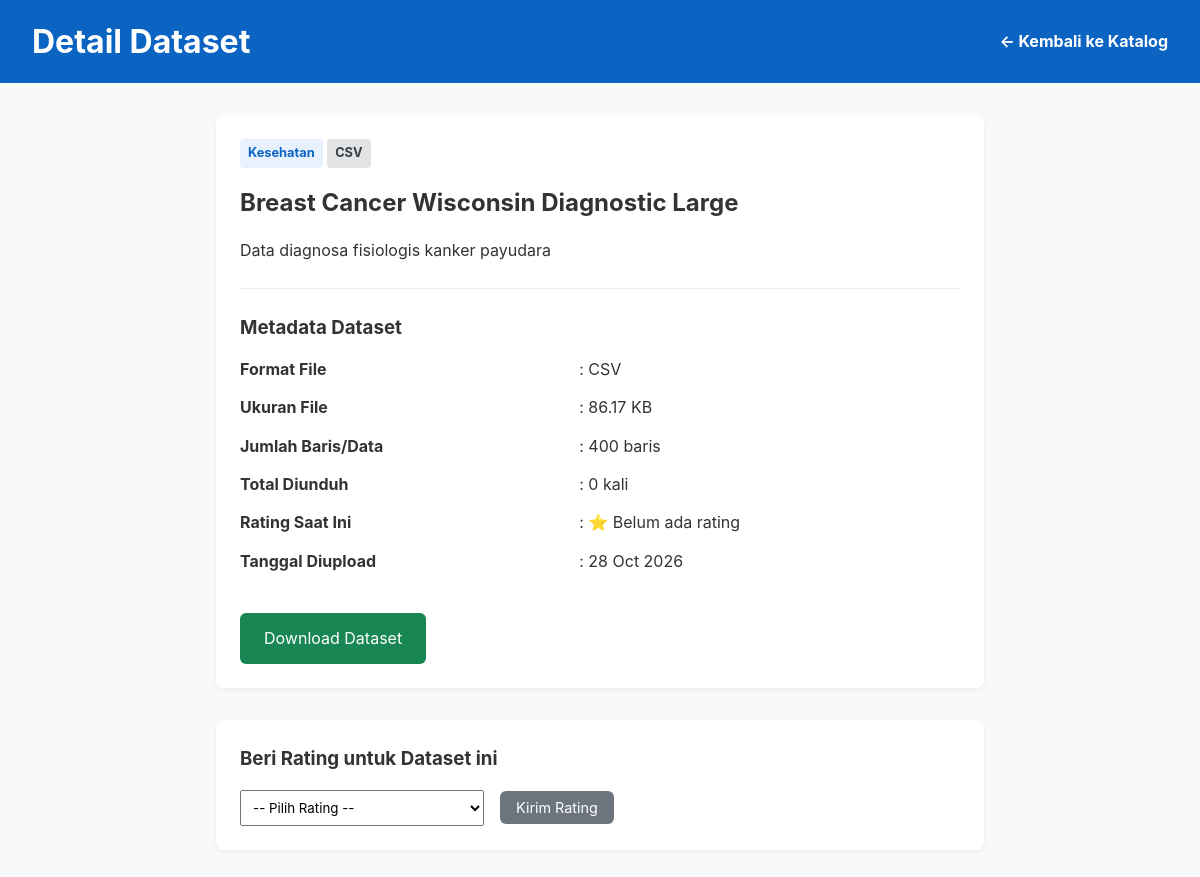
The page /detail.php?id=5 on the database its author committed.
### tables this page shows
CREATE TABLE `datasets` (
  `id` int(11) NOT NULL,
  `title` varchar(255) NOT NULL,
  `description` text NOT NULL,
  `category` varchar(100) NOT NULL,
  `file_format` enum('CSV','SQL','CSV & SQL') NOT NULL,
  `file_path` varchar(255) NOT NULL,
  `file_size` varchar(50) NOT NULL,
  `row_count` int(11) DEFAULT 0,
  `downloads` int(11) DEFAULT 0,
  `rating_sum` int(11) DEFAULT 0,
  `rating_count` int(11) DEFAULT 0,
  `created_at` timestamp NOT NULL DEFAULT current_timestamp()
);

### config.php (called while the page is built, shortened)
<?php
function get_avg_rating($sum, $count) {
    if ($count == 0) return "Belum ada rating";
    return number_format($sum / $count, 1) . " / 5.0 (" . $count . " ulasan)";
}
?>

### detail.php (the view, shortened to what this page needs)
<?php
require_once 'config.php';
$id = isset($_GET['id']) ? intval($_GET['id']) : 0;
$res = $conn->query("SELECT * FROM datasets WHERE id = $id");
$data = $res->fetch_assoc();
?>
<!DOCTYPE html>
<html lang="id">
<head>
    <link rel="stylesheet" href="style.css">
</head>
<body>
<header>
    <h1><a href="index.php">Detail Dataset</a></h1>
    <a href="index.php" style="color:white;">← Kembali ke Katalog</a>
</header>
<div class="container" style="max-width: 800px;">
    <div class="filter-card">
        <span class="badge"><?php echo htmlspecialchars($data['category']); ?></span>
        <span class="badge badge-format"><?php echo htmlspecialchars($data['file_format']); ?></span>
        <h2 style="margin: 0.5rem 0;"><?php echo htmlspecialchars($data['title']); ?></h2>
        <p style="margin-top: 1rem; white-space: pre-line;"><?php echo htmlspecialchars($data['description']); ?></p>
        <hr style="margin: 1.5rem 0; border: 0; border-top: 1px solid #eee;">
        <h3>Metadata Dataset</h3>
        <table style="width: 100%; margin-top: 0.5rem; border-collapse: collapse;">
            <tr><td style="padding: 0.4rem 0;"><b>Format File</b></td><td>: <?php echo $data['file_format']; ?></td></tr>
            <tr><td style="padding: 0.4rem 0;"><b>Ukuran File</b></td><td>: <?php echo $data['file_size']; ?></td></tr>
            <tr><td style="padding: 0.4rem 0;"><b>Jumlah Baris/Data</b></td><td>: <?php echo number_format($data['row_count']); ?> baris</td></tr>
            <tr><td style="padding: 0.4rem 0;"><b>Total Diunduh</b></td><td>: <?php echo $data['downloads']; ?> kali</td></tr>
            <tr><td style="padding: 0.4rem 0;"><b>Rating Saat Ini</b></td><td>: ⭐ <?php echo get_avg_rating($data['rating_sum'], $data['rating_count']); ?></td></tr>
            <tr><td style="padding: 0.4rem 0;"><b>Tanggal Diupload</b></td><td>: <?php echo date("d M Y", strtotime($data['created_at'])); ?></td></tr>
        </table>
        <div style="margin-top: 2rem;">
            <a href="detail.php?id=<?php echo $id; ?>&action=download" class="btn" style="padding: 0.8rem 1.5rem; font-size: 1rem;">Download Dataset</a>
        </div>
    </div>
    <div class="filter-card">
        <h3>Beri Rating untuk Dataset ini</h3>
        <form method="POST" style="margin-top: 1rem; display: flex; gap: 1rem; align-items: center;">
            <select name="rating" required style="padding: 0.5rem;">
                <option value="">-- Pilih Rating --</option>
            </select>
            <button type="submit" name="submit_rating" class="btn btn-secondary">Kirim Rating</button>
        </form>
    </div>
</div>
</body>
</html>

### style.css (style rules this page uses)
* { box-sizing: border-box; margin: 0; padding: 0; font-family: -apple-system, BlinkMacSystemFont, "Segoe UI", Roboto, Oxygen, Ubuntu, Cantarell, sans-serif; }
body { background-color: #f8f9fa; color: #333; line-height: 1.6; }
header { background: #0C64C2; color: white; padding: 1rem 2rem; display: flex; justify-content: space-between; align-items: center; }
header a { color: white; text-decoration: none; font-weight: bold; }
.container { max-width: 1100px; margin: 2rem auto; padding: 0 1rem; }
.filter-card { background: white; padding: 1.5rem; border-radius: 8px; box-shadow: 0 2px 4px rgba(0,0,0,0.05); margin-bottom: 2rem; }
.badge { display: inline-block; padding: 0.25rem 0.5rem; background: #e7f1ff; color: #0C64C2; border-radius: 4px; font-size: 0.8rem; font-weight: bold; margin-bottom: 0.5rem; }
.badge-format { background: #e2e3e5; color: #383d41; }
.btn { display: inline-block; padding: 0.5rem 1rem; text-align: center; background: #198754; color: white; text-decoration: none; border-radius: 6px; font-size: 0.9rem; border: none; cursor: pointer; }
.btn-secondary { background: #6c757d; }

### rows shown on the page
datasets: category "Kesehatan", file_format "CSV", title "Breast Cancer Wisconsin Diagnostic Large", description "Data diagnosa fisiologis kanker payudara", file_size "86.17 KB", row_count "400", downloads "0", rating_sum+rating_count "Belum ada rating", created_at "28 Oct 2026"
